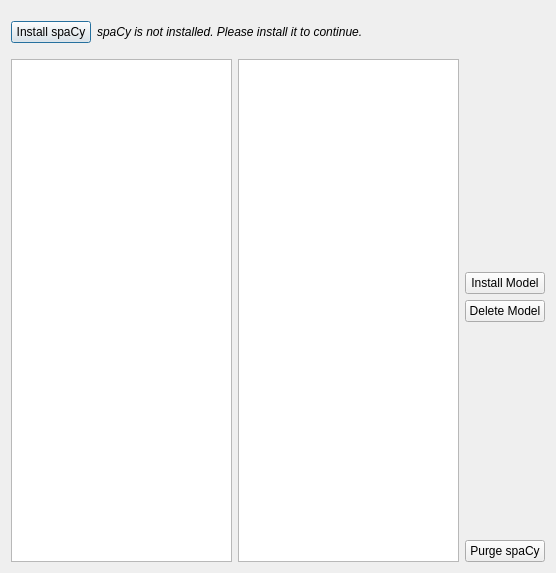
<?xml version="1.0" encoding="UTF-8"?>
<ui version="4.0">
 <class>SpacyManagerDialog</class>
 <widget class="QDialog" name="SpacyManagerDialog">
  <property name="geometry">
   <rect>
    <x>0</x>
    <y>0</y>
    <width>556</width>
    <height>573</height>
   </rect>
  </property>
  <property name="windowTitle">
   <string>spaCy Manager</string>
  </property>
  <layout class="QVBoxLayout" name="verticalLayout_3">
   <item>
    <layout class="QVBoxLayout" name="verticalLayout_2">
     <item>
      <layout class="QHBoxLayout" name="horizontalLayout">
       <property name="topMargin">
        <number>10</number>
       </property>
       <property name="bottomMargin">
        <number>10</number>
       </property>
       <item>
        <widget class="QPushButton" name="spacyInstallPushButton">
         <property name="text">
          <string>Install spaCy</string>
         </property>
        </widget>
       </item>
       <item>
        <widget class="QLabel" name="spacyInstallationStatusLabel">
         <property name="font">
          <font>
           <italic>true</italic>
          </font>
         </property>
         <property name="text">
          <string>spaCy is not installed. Please install it to continue.</string>
         </property>
        </widget>
       </item>
       <item>
        <spacer name="horizontalSpacer">
         <property name="orientation">
          <enum>Qt::Horizontal</enum>
         </property>
         <property name="sizeHint" stdset="0">
          <size>
           <width>40</width>
           <height>20</height>
          </size>
         </property>
        </spacer>
       </item>
      </layout>
     </item>
     <item>
      <layout class="QHBoxLayout" name="horizontalLayout_2">
       <item>
        <widget class="QListWidget" name="languagesListWidget"/>
       </item>
       <item>
        <widget class="QListWidget" name="modelsListWidget"/>
       </item>
       <item>
        <layout class="QVBoxLayout" name="verticalLayout">
         <item>
          <spacer name="verticalSpacer_2">
           <property name="orientation">
            <enum>Qt::Vertical</enum>
           </property>
           <property name="sizeHint" stdset="0">
            <size>
             <width>20</width>
             <height>40</height>
            </size>
           </property>
          </spacer>
         </item>
         <item>
          <widget class="QPushButton" name="installModelPushButton">
           <property name="text">
            <string>Install Model</string>
           </property>
          </widget>
         </item>
         <item>
          <widget class="QPushButton" name="deleteModelPushButton">
           <property name="text">
            <string>Delete Model</string>
           </property>
          </widget>
         </item>
         <item>
          <spacer name="verticalSpacer">
           <property name="orientation">
            <enum>Qt::Vertical</enum>
           </property>
           <property name="sizeHint" stdset="0">
            <size>
             <width>20</width>
             <height>40</height>
            </size>
           </property>
          </spacer>
         </item>
         <item>
          <widget class="QPushButton" name="purgeSpacyPushButton">
           <property name="text">
            <string>Purge spaCy</string>
           </property>
          </widget>
         </item>
        </layout>
       </item>
      </layout>
     </item>
    </layout>
   </item>
  </layout>
 </widget>
 <resources/>
 <connections/>
</ui>
